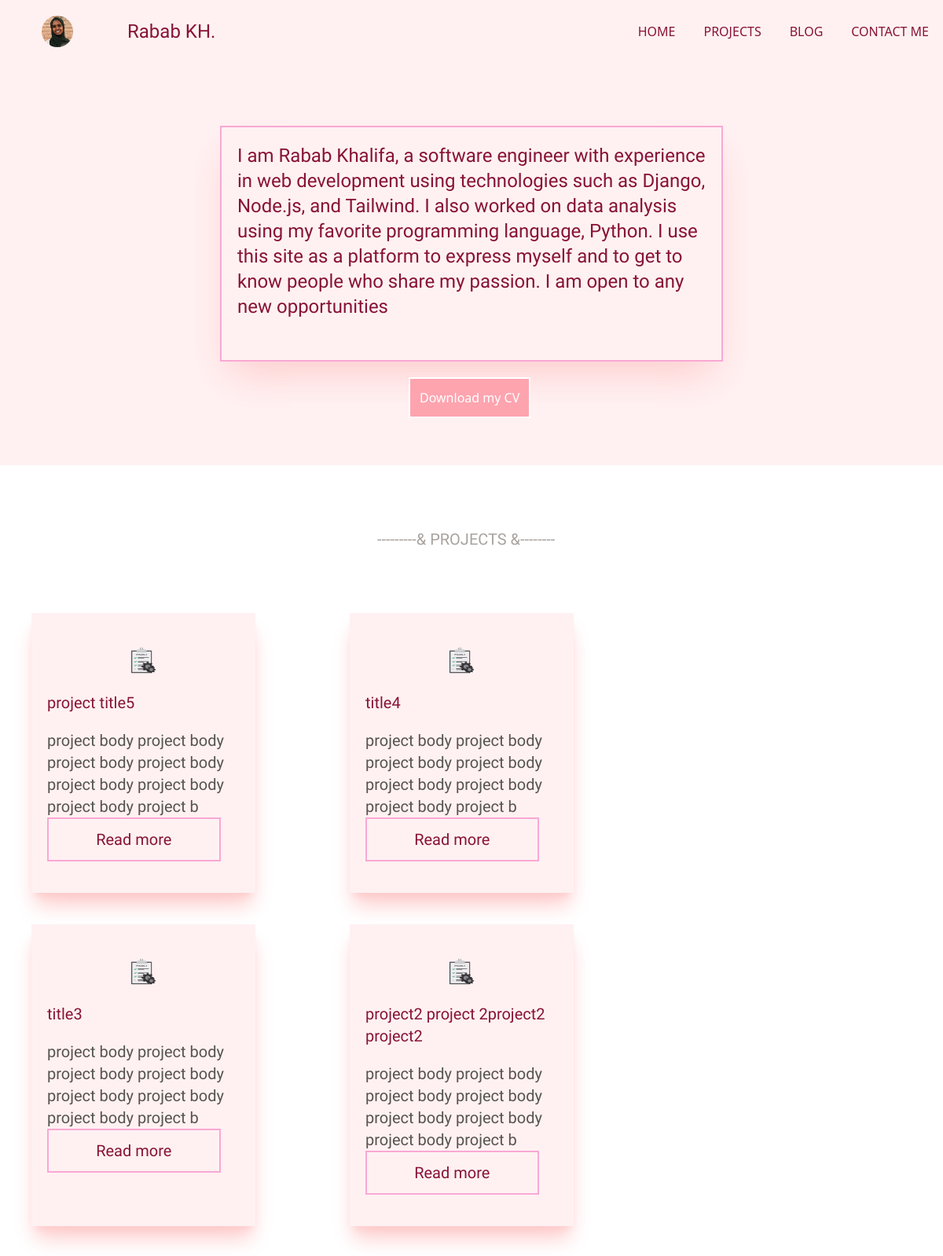
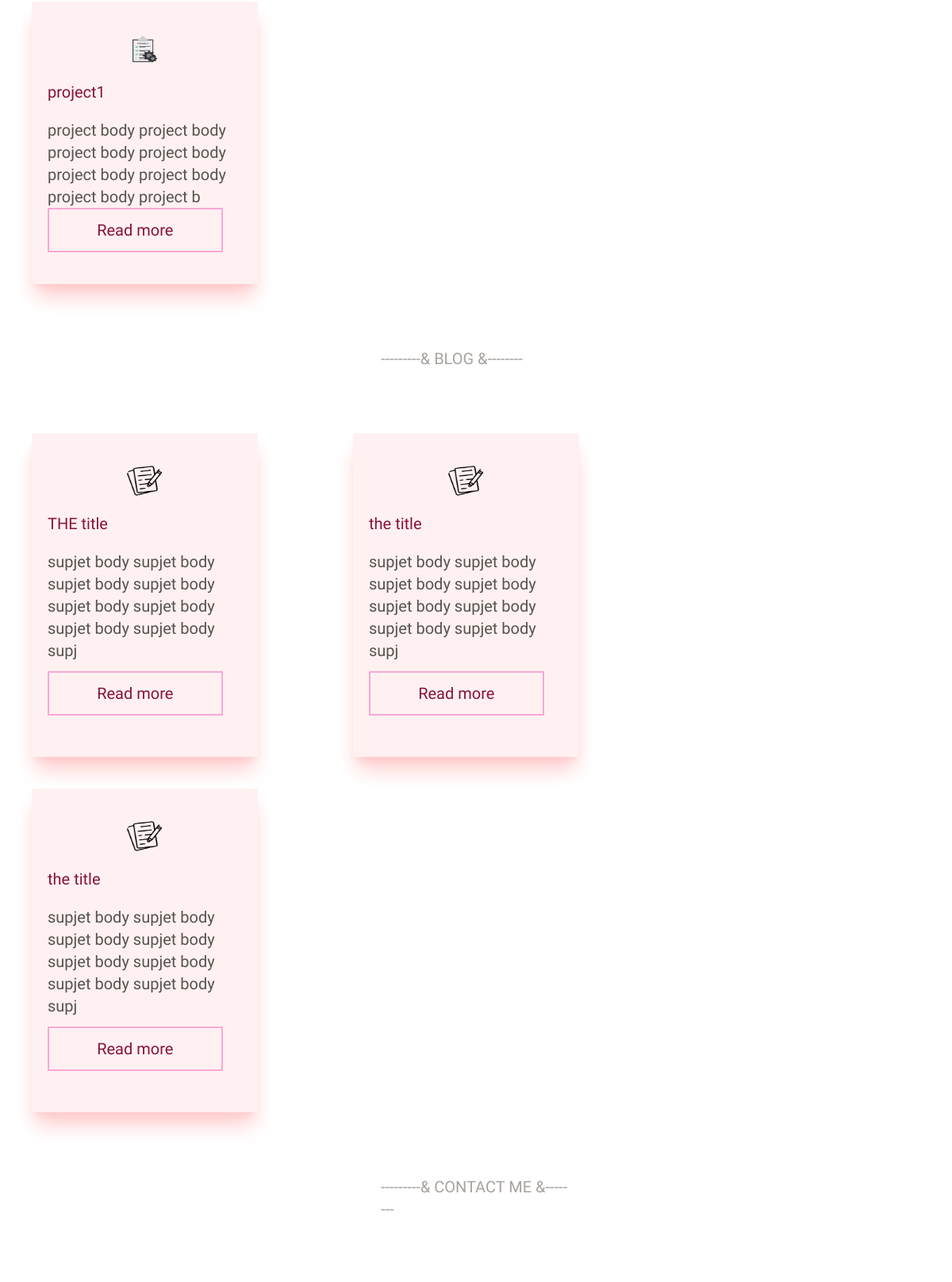
Screenshot of /portfolio/index/ (upper part) with the database file from the repository (2 pictures, top to bottom).
### portfolioCode/models.py (models this page shows, shortened)
class basicInformation(models.Model):
    logo=models.CharField(max_length=50,default="rabab KH.")
    aboutme=models.TextField()
    cvurl=models.CharField(max_length=150)
    whatsappNo=models.IntegerField()
    whatsappLink=models.CharField(max_length=150)
    telegramName=models.CharField(max_length=50)
    telegramLink=models.CharField(max_length=150)
    githubName=models.CharField(max_length=150)
    githubLink=models.CharField(max_length=150)
    linkedInName=models.CharField(max_length=150)
    linkedInlink=models.CharField(max_length=150)

class project(models.Model):
    title=models.CharField(max_length=250)
    about=models.TextField()
    def partOfabout(self):
        return self.about[0:100]

class blogArticle(models.Model):
    title=models.CharField(max_length=250)
    article=models.TextField()
    def partOfarticle(self):
        return self.article[0:100]

### portfolioCode/views.py (the view)
# urls.py: path("index/", views.index, name="index"),
def index(request):
    basicInfo = models.basicInformation
    basicInfo = basicInfo.objects.get(id=1)
    blogArticle = models.blogArticle
    blogArticles=blogArticle.objects.all()[:3]
    project = models.project
    projects = project.objects.all()[:6]
    context = {
        "basicInfo": basicInfo,
        "blogArticles":blogArticles,
        "projects":projects,
    }
    return render(request ,"portfolioCode/index.html",context)

### portfolioCode/templates/portfolioCode/index.html (shortened to what this page needs)
<!DOCTYPE html>
<html lang="en">
    {% load static tailwind_tags %}
    {% load static  %}
<head>
    {% tailwind_css %}
    <link href="{% static 'portfolioCode/css/output.css' %}" rel="stylesheet">
</head>
<body>
    <header class="bg-rose-50 text-rose-900">
        <nav class="block">
        <div class=" flex justify-between items-center w-[97%] mx-auto h-20 ">
            <div class="flex items-center justify-around w-[25%]">
                <img class="  w-5 h-5 lg:w-10 lg:h-10 rounded-full" src="{% static 'portfolioCode/img/logopic.jpg'%} ">
                <h1>  <label  class="protest-guerrilla-regular text-lg lg:text-2xl">{{basicInfo.logo}} </label></h1>
            </div>
            <div class="">
                <ul class="flex items-center gap-5 lg:gap-9 font-medium" >
                    <li><a class="hover:text-rose-300" href=" " >HOME</a></li>
                    <li><a class="hover:text-rose-300" href="../project/1/" >PROJECTS</a></li>
                    <li><a class="hover:text-rose-300" href="../blog/1/" >BLOG</a></li>
                    <li><a class="hover:text-rose-300" href="#footer" >CONTACT ME</a></li>
                </ul>
            </div>
        </div>
        <div class=" lg:w-[60%]  w-[95%] mx-auto my-10 lg:p-10 ">
            <p class="sofadi-one-regular text-2xl border-pink-300 border-2 p-5 items-center  shadow-2xl shadow-red-200"> {{basicInfo.aboutme}}<br><br>
            </p>
            <button class="lg:w-30 lg:mx-60 lg:my-5 p-3 mx-20 text-white bg-rose-300 border-white border-2 hover:bg-white hover:text-rose-300 hover:border-pink-300 "> Download my CV </button>
        </div>
        </nav>
    </header>
    <container>
        <div class=" lg:w-[20%]  w-[65%] mx-auto  my-10 py-10 text-stone-400 text-xl protest-guerrilla-regular">
                 ---------&  PROJECTS  &--------
        </div>
        <div class="flex  flex-wrap gap-10 lg:w-[95%]   text-rose-900 text-xl protest-guerrilla-regular">
        {% for project in projects %}
            <div class=" bg-rose-50 w-[95%] lg:w-[25%]  mx-10 py-10 px-5   shadow-xl shadow-red-200">
                <img class="w-[20%] h-10 rounded-full mx-auto " src="{% static 'portfolioCode/img/project.png' %}">
                <h1 class="py-5 ">{{ project.title}}</h1>
                <p class="sofadi-one-regular text-stone-600">{{project.partOfabout}} </p>
               <a href="/portfolio/project/{{ project.id }}/" ><button class="w-[90%] p-3 text-rose-900 border-pink-300 border-2  hover:bg-white hover:text-stone-600 hover:border-white  "> Read more</button> </a>
            </div>
            {% endfor %}
        </div>
        <div class=" lg:w-[20%]  w-[65%] mx-auto  my-10 py-10 text-stone-400 text-xl protest-guerrilla-regular">
            ---------&  BLOG  &--------
   </div>
       <div class="flex  flex-wrap gap-10 lg:w-[95%]   text-rose-900 text-xl protest-guerrilla-regular">
        {% for article in blogArticles %}
        <div class=" bg-rose-50 w-[95%] lg:w-[25%]  mx-10 py-10 px-5   shadow-xl shadow-red-200">
            <img class="w-[20%] h-10 rounded-full mx-auto " src="{% static 'portfolioCode/img/blog.png' %}">
            <h1 class="py-5 ">{{article.title}}</h1>
            <p class="sofadi-one-regular text-stone-600">{{article.partOfarticle}} </p>
          <a href="/portfolio/blog/{{ article.id }}/"> <button class="w-[90%] p-3 my-3 text-rose-900 border-pink-300 border-2  hover:bg-white hover:text-stone-600 hover:border-white  "> Read more</button> </a>
        </div>
        {% endfor %}
    </div>
    </container>
      <div class=" lg:w-[20%]  w-[65%] mx-auto  my-10 py-10 text-stone-400 text-xl protest-guerrilla-regular">
        ---------&  CONTACT ME  &--------
</div>
</body>
</html>

### portfolioCode/templates/portfolioCode/index.html (style rules this page uses)
.protest-guerrilla-regular { font-family: "Protest Guerrilla", sans-serif; font-weight: 400; font-style: normal; }
.sofadi-one-regular { font-family: "Sofadi One", system-ui; font-weight: 400; font-style: normal; }

### rows the page displays
basicInformation: logo "Rabab KH.", aboutme "I am Rabab Khalifa, a software engineer with experience in web development using technologies such as Django, Node.js, and Tailwind. I also worked on data analysis using my favorite programming language, Python. I use this site as a platform to express myself and to get to know people who share my passion. I am open to any new opportunities"
project: title "project title5", partOfabout "project body project body project body project body project body project body project body project b"
project: title "title4", partOfabout "project body project body project body project body project body project body project body project b"
project: title "title3", partOfabout "project body project body project body project body project body project body project body project b"
project: title "project2 project 2project2 project2", partOfabout "project body project body project body project body project body project body project body project b"
project: title "project1", partOfabout "project body project body project body project body project body project body project body project b"
blogArticle: title "THE title", partOfarticle "supjet body supjet body supjet body supjet body supjet body supjet body supjet body supjet body supj"
blogArticle: title "the title", partOfarticle "supjet body supjet body supjet body supjet body supjet body supjet body supjet body supjet body supj"
blogArticle: title "the title", partOfarticle "supjet body supjet body supjet body supjet body supjet body supjet body supjet body supjet body supj"
